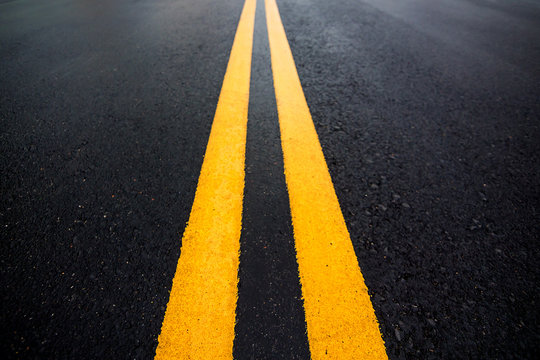
#> input picture Line Features Extraction/road-2.jpg, 540 x 360 px
$ python line_feature_detection.py
#> lines starting #> are read from the running program, lines starting #| are printed output that depends on the picture; after the words box and inside, x2 and y2 are one past the last pixel; in counts of white or black regions, pixels touching at a corner belong together
#> further down, img is the input picture: shape (360, 540, 3); mean B, G, R 47.8, 67.6, 77.4
import cv2
import numpy as np


def eliminate_noise(img):
    gray = cv2.cvtColor(img, cv2.COLOR_BGR2GRAY)
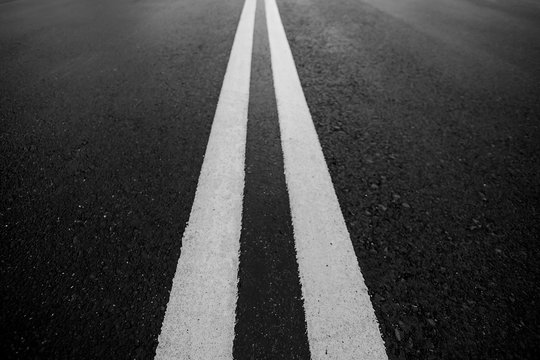
#> gray: shape (360, 540); min 0, max 233, mean 68.3
    blur = cv2.bilateralFilter(gray, 9, 75, 75)
    a = cv2.threshold(blur, 0, 255, cv2.THRESH_BINARY_INV + cv2.THRESH_OTSU)[1]
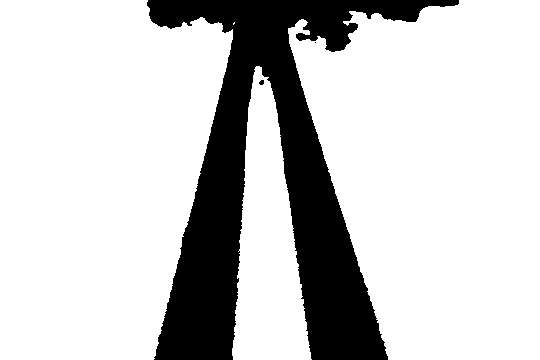
#> a: shape (360, 540); 79.2% white; 3 black regions (1 under 20 px), largest, box (x1, y1, x2, y2) and area: (147, 0, 459, 360) 40351, (259, 80, 264, 85) 20

    return a


def detect_lines(img, ero):
    has_horizontal_line = False
    has_vertical_line = False

    # Detect edges
    edges = cv2.Canny(ero, 100, 150, apertureSize=3)
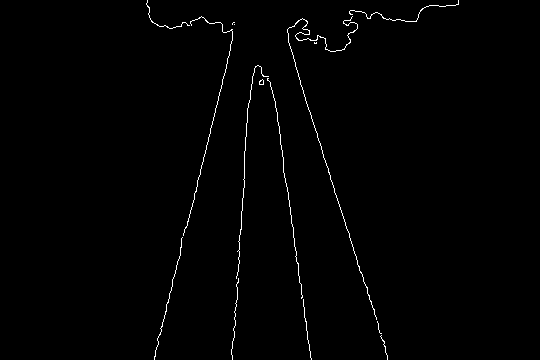
#> edges: shape (360, 540); 0.91% white in thin lines or dots, all inside (x1, y1, x2, y2) = (146, 0, 459, 360)

    # Detect lines based on the edges
    lines = cv2.HoughLinesP(
        edges, 1, np.pi / 180, 100, minLineLength=100, maxLineGap=10
    )
#> lines = [[285, 178, 311, 359], [184, 232, 232, 39], [300, 83, 385, 347], [187, 225, 229, 55], [240, 234, 247, 108]]

    # Loop through each line and calculate the slope
    try:
        for line in lines:
            x1, y1, x2, y2 = line[0]
            slope = (y2 - y1) / (x2 - x1)

            # Determine if the line is horizontal or vertical
            if abs(slope) < 1:
                cv2.line(
                    img, (x1, y1), (x2, y2), (0, 255, 0), 2
                )  # Horizontal line (green)
                has_horizontal_line = True
            else:
                cv2.line(img, (x1, y1), (x2, y2), (0, 0, 255), 2)  # Vertical line (red)
                has_vertical_line = True
#> this loop made 5 passes
#> (x1, y1, x2, y2, slope) on passes 1 to 5: (285, 178, 311, 359, 6.96), (184, 232, 232, 39, -4.02), (300, 83, 385, 347, 3.11), (187, 225, 229, 55, -4.05), (240, 234, 247, 108, -18)
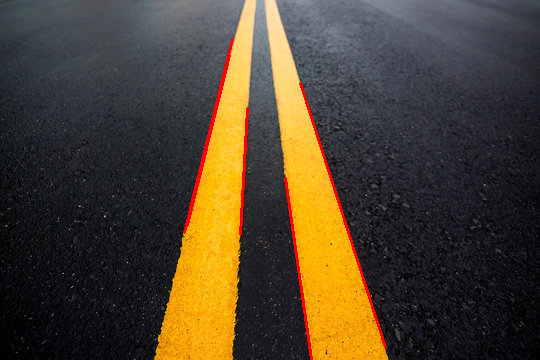
#> img: shape (360, 540, 3); 1.26% of pixels changed, all inside (x1, y1, x2, y2) = (183, 38, 387, 360)
    except TypeError:
        print("No line is detected in the picture.")
        return

    if has_horizontal_line:
        print("This pic has horizontal line.")
    if has_vertical_line:
        print("This pic has vertical line.")


def detect_color(img):
    # Convert the image to HSV color space
    hsv = cv2.cvtColor(img, cv2.COLOR_BGR2HSV)
#> hsv: shape (360, 540, 3); mean H, S, V 97.3, 84.6, 85.8

    # Define the range of white color in HSV
    lower_white = np.array([0, 0, 200])
    upper_white = np.array([180, 25, 255])

    # Create a mask for white color
    white_mask = cv2.inRange(hsv, lower_white, upper_white)
#> white_mask: shape (360, 540); every value is 0

    # Define the range of yellow color in HSV
    lower_yellow = np.array([20, 100, 100])
    upper_yellow = np.array([40, 255, 255])

    # Create a mask for yellow color
    yellow_mask = cv2.inRange(hsv, lower_yellow, upper_yellow)
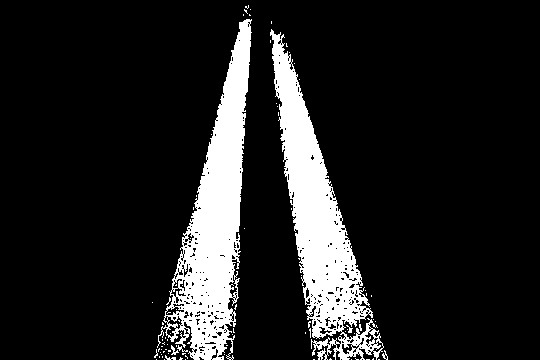
#> yellow_mask: shape (360, 540); 13.1% white; 86 white regions (79 under 20 px), largest, box (x1, y1, x2, y2) and area: (157, 19, 252, 360) 12820, (270, 29, 384, 360) 12348, (171, 345, 179, 355) 33

    if np.sum(yellow_mask) > np.sum(white_mask):
        print("This pic has yellow line.")
    else:
        print("This pic has white line.")


# Load the image
img = cv2.imread("road-2.jpg")
# dark = cv2.convertScaleAbs(img, beta=-75)

res = eliminate_noise(img)
# res = eliminate_noise(dark)

detect_lines(img, res)
detect_color(img)

# Display the image
cv2.imshow("Image", img)
# cv2.imshow("Dark", dark)
cv2.imshow("Gray", res)
cv2.waitKey(0)

$ run again, with Line Features Extraction/road-3.jpg copied over Line Features Extraction/road-2.jpg
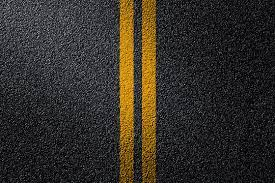
#> input picture Line Features Extraction/road-3.jpg, 275 x 183 px
#> img is the input picture: shape (183, 275, 3); mean B, G, R 41.1, 47.4, 51.8
#> in eliminate_noise, `a = cv2.threshold(blur, 0, 255, cv2.THRESH_BINARY_INV + cv2.THRESH_OTS..`:
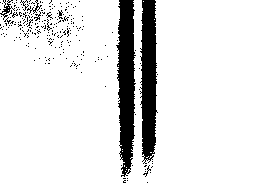
#> a: shape (183, 275); 89.3% white; 243 black regions (235 under 20 px), largest, box (x1, y1, x2, y2) and area: (116, 0, 136, 177) 2473, (140, 0, 158, 164) 2203, (0, 0, 15, 20) 86
#> edges: shape (183, 275); 3.9% white in thin lines or dots, all inside (x1, y1, x2, y2) = (0, 0, 159, 183)
#> lines = [[141, 161, 141, 0], [155, 145, 155, 0]]
#> the loop in detect_lines, `for line in lines:` made 2 passes
#> hsv: shape (183, 275, 3); mean H, S, V 102.7, 62.5, 57.7
#> white_mask: shape (183, 275); every value is 0
#> in detect_color, `yellow_mask = cv2.inRange(hsv, lower_yellow, upper_yellow)`:
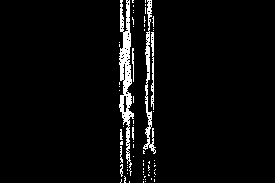
#> yellow_mask: shape (183, 275); 4.2% white; 67 white regions (59 under 20 px), largest, box (x1, y1, x2, y2) and area: (119, 0, 134, 176) 1110, (143, 0, 156, 154) 524, (151, 32, 154, 110) 160
